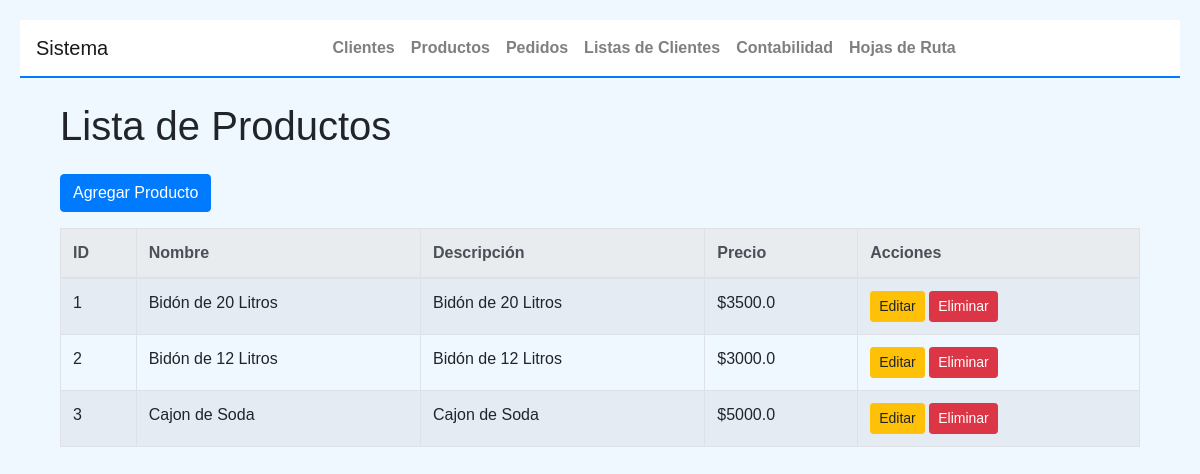
The page /productos on the database its author committed.
### tables this page shows
CREATE TABLE productos (
    id INTEGER PRIMARY KEY AUTOINCREMENT,
    nombre TEXT NOT NULL,
    descripcion TEXT NOT NULL,
    precio REAL NOT NULL
);

### app2.py (the view)
@app.route('/productos')
@handle_db_error
def productos():
    form=EmptyForm()
    productos = Producto.get_all()
    return render_template('productos.html', productos=productos,form=form), 200

### app2.py (called while the page is built)
@app.teardown_appcontext
def close_db_connection(exception):
    db = g.pop('db', None)
    if db is not None:
        db.close()

def handle_db_error(func):
    @functools.wraps(func)
    def wrapper(*args, **kwargs):
        try:
            return func(*args, **kwargs)
        except sqlite3.Error as e:
            print(f"Database error: {e}")
            return abort(500, description="Internal Server Error")
    return wrapper

### objetos2.py (called while the page is built)
    @staticmethod
    def get_db_connection():
        try:
            conn = sqlite3.connect(DATABASE)
            conn.row_factory = sqlite3.Row
            return conn
        except sqlite3.Error as e:
            print(f"Error connecting to the database: {e}")
            raise

    @staticmethod
    def close_connection(conn):
        if conn:
            try:
                conn.close()
            except sqlite3.Error as e:
                print(f"Error closing the database connection: {e}")

    @staticmethod
    def get_all():
        conn = Producto.get_db_connection()
        try:
            productos = conn.execute('SELECT * FROM productos').fetchall()
            return [Producto(producto['nombre'], producto['descripcion'], producto['precio'], producto['id']) for producto in productos]
        except sqlite3.Error as e:
            print(f"Error retrieving all productos: {e}")
        finally:
            Producto.close_connection(conn)
        return []

### templates/productos.html (shortened to what this page needs)
{% extends "base.html" %}
{% block content %}
<div class="container mt-4">
    <h1 class="mb-4">Lista de Productos</h1>
    <a href="{{ url_for('nuevo_producto') }}" class="btn btn-primary mb-3">Agregar Producto</a>
    <div class="table-responsive">
        <table class="table table-bordered table-striped">
            <thead class="thead-light">
                <tr>
                    <th>ID</th>
                    <th>Nombre</th>
                    <th>Descripción</th>
                    <th>Precio</th>
                    <th>Acciones</th>
                </tr>
            </thead>
            <tbody>
                {% for producto in productos %}
                <tr>
                    <td>{{ producto.id }}</td>
                    <td>{{ producto.nombre }}</td>
                    <td>{{ producto.descripcion }}</td>
                    <td>${{ producto.precio }}</td>
                    <td>
                        <a href="{{ url_for('editar_producto', id=producto.id) }}" class="btn btn-warning btn-sm">Editar</a>
                        <form action="{{ url_for('eliminar_producto', id=producto.id) }}" method="POST" style="display:inline;">
                            <button type="submit" class="btn btn-danger btn-sm">Eliminar</button>
                        </form>
                    </td>
                </tr>
                {% endfor %}
            </tbody>
        </table>
    </div>
</div>
{% endblock %}

### templates/base.html (style rules this page uses)
body { font-family: Arial, sans-serif; margin: 20px; background-color: #f0f8ff; }

### rows shown on the page
productos: id "1", nombre "Bidón de 20 Litros", descripcion "Bidón de 20 Litros", precio "3500.0"
productos: id "2", nombre "Bidón de 12 Litros", descripcion "Bidón de 12 Litros", precio "3000.0"
productos: id "3", nombre "Cajon de Soda", descripcion "Cajon de Soda", precio "5000.0"
